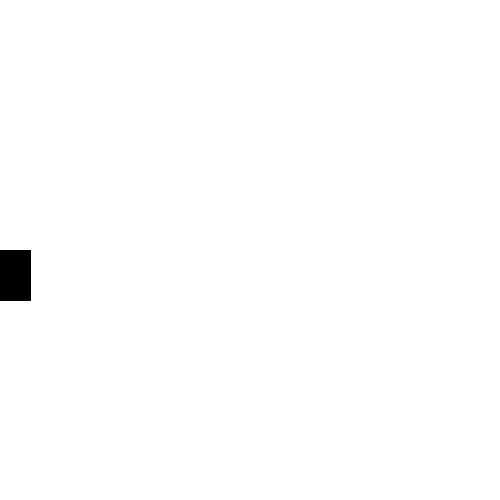
Frame 1 (no input)
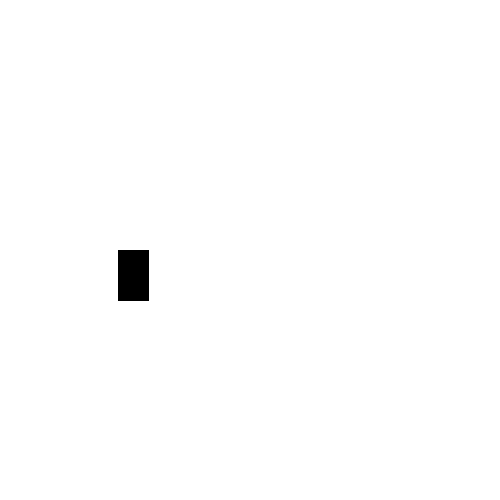
Frame 60 (the mouse pressed at the canvas centre just before this capture)
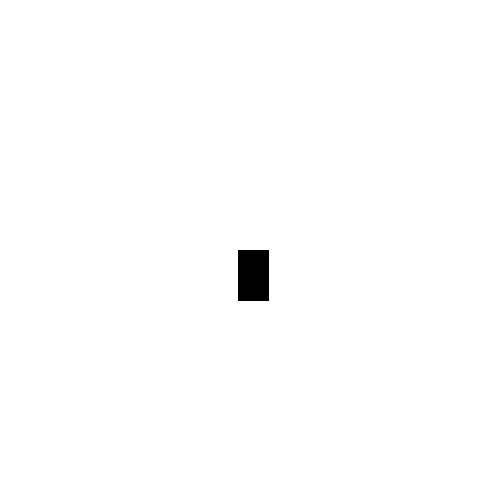
Frame 120 (the mouse held since frame 60 and released just before this capture)

The Processing sketch that drew these frames (run headless with seeded random() and noise(); from frame 60 on, the mouse is pressed at the canvas centre):

// Processing sketch: ex20_2
// ── ex20_2.pde
//name: Sohyun Kim (z3372943)
//excercise: 20.2

float x=0.0;
void setup(){
 size(500,500); 
 smooth(); //any circluar edges smoothed out
 fill(0);
}


void draw(){
 background(255);
 rect(x,height/2,30,50);
 x+= 2;
 if(x >= width + 35){
   x = -50;
 }
}
